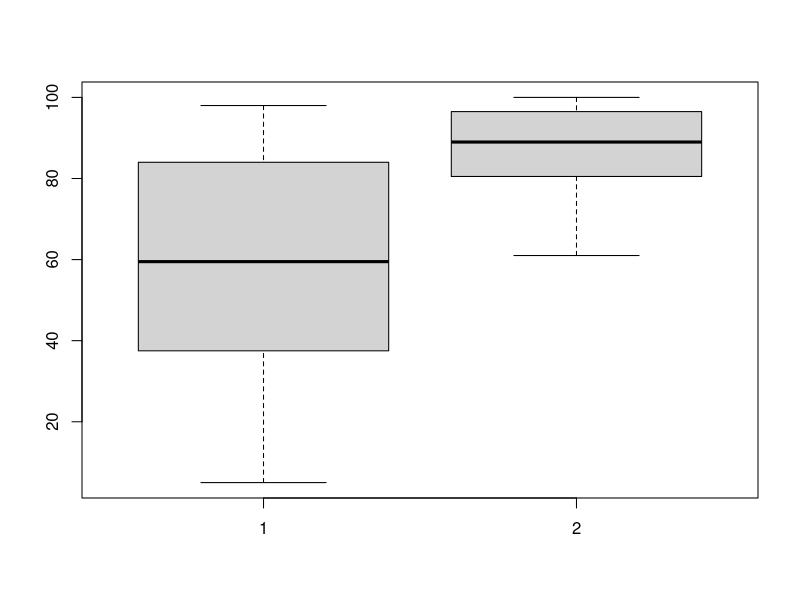

Write the R code that produced this figure. (Note: this script raises an error after producing the figure.)
rm(list=ls())
voles = read.table("VasopressinVoles.txt", header=T)
head(voles)
boxplot(voles$percent[which(voles$treatment=="control")], voles$percent[which(voles$treatment!="control")])
myCI(voles$percent[which(voles$treatment=="enhanced")], "mu", 0.99)
myCI(voles$percent[which(voles$treatment=="control")], "mu", 0.99)
sd(voles$percent[which(voles$treatment=="enhanced")])
sd(voles$percent[which(voles$treatment=="control")])
1 - pt(.1*7/.35, 48)
onesample_ttest(15.9, 0.35, 49, alternative = "less", mu=16)
qt(0.05, 48)
onesample_ttest(15.9, 0.35, 49, mu=16)
survey = read.table("lab1.surveydata.txt", header=T, sep="\t")
myCI(survey$height_inches[which(survey$sex=="M")], "mu", 0.95)
t.test(survey$height_inches[which(survey$sex=="M")], mu=70, conf.level = 0.95)
finches = read.table("KenyaFinches.txt", header=T, sep="\t")
head(finches)
xbar = mean(finches$beaklength.mm)
ybar = mean(finches$mass.g)
sst = sum((finches$mass.g - ybar)^2)
xvars = finches$beaklength.mm - xbar
yvars = finches$mass.g - ybar
b = sum(xvars * yvars)/sum(xvars^2)
a = ybar - b*xbar
ssr = (sum(xvars * yvars))^2/sum(xvars^2)
sse = sst - ssr
sb = sqrt(sse/(45-2)/sum(xvars^2))
line = lm(finches$mass.g~finches$beaklength.mm)
summary(line)
ssr/sst
plot(finches$beaklength.mm, finches$mass.g, pch=19)
abline(line$coefficients)